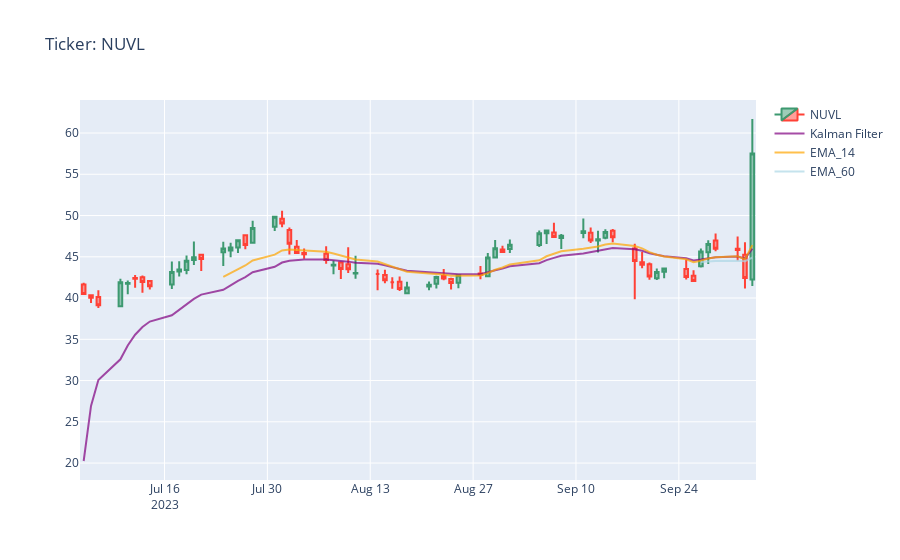
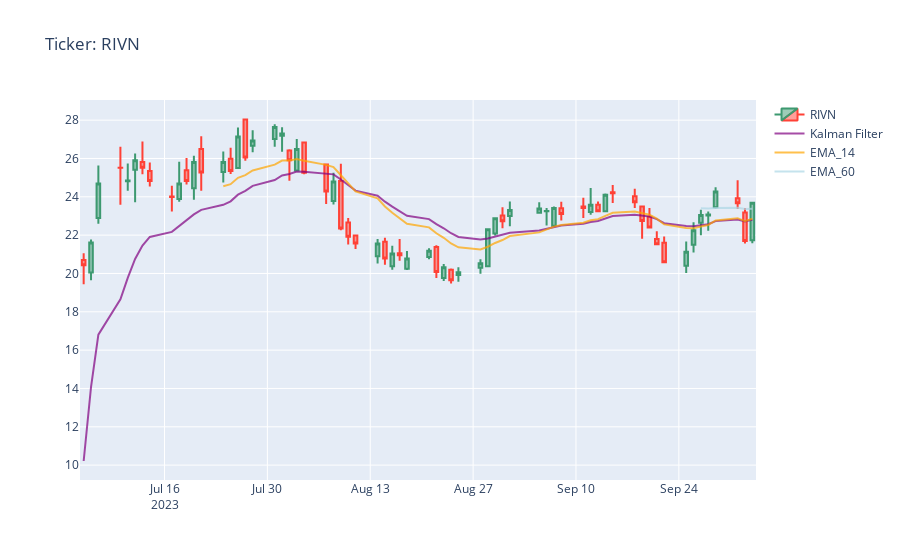
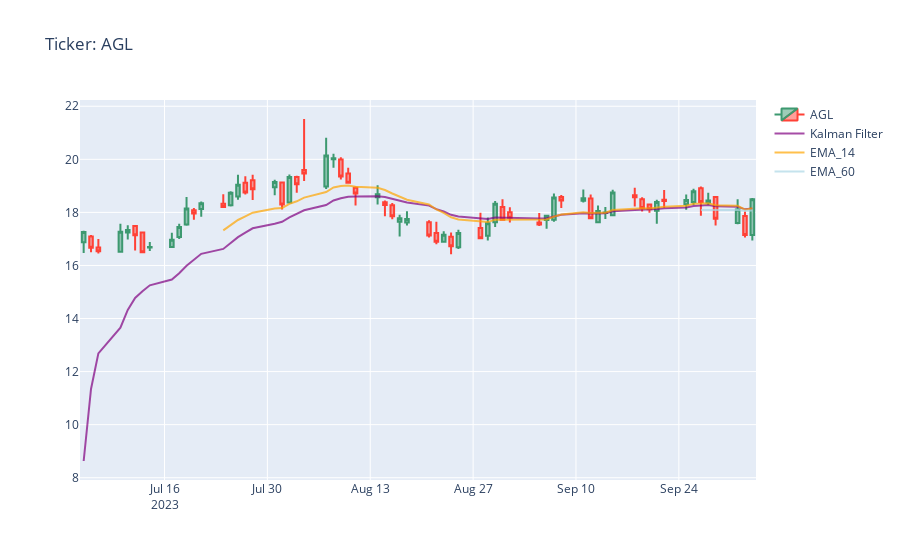
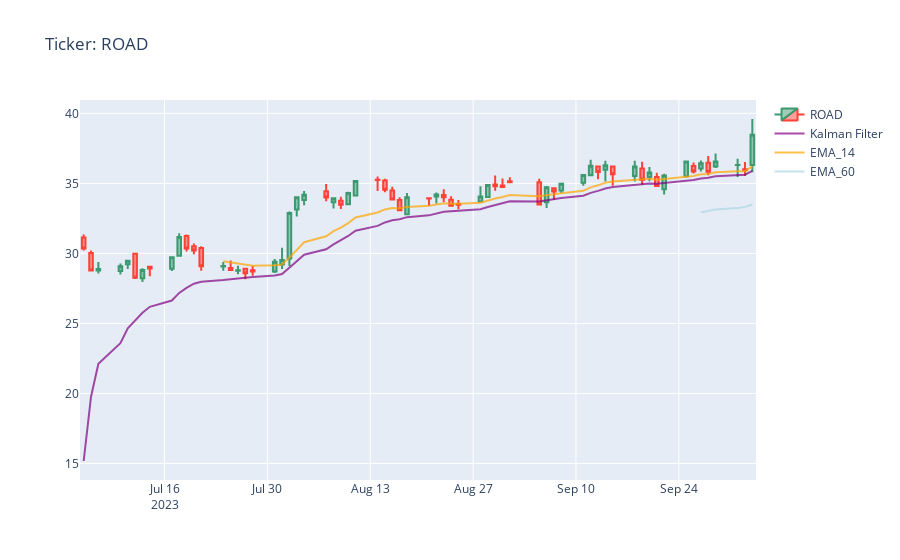

The code cell stored with these charts, in order, in its notebook:
### Markdown cell above
# Today's Top Gainers 
## Including Closing Price, Ichimoku 9 & 26 Day Spans, Choppiness, RSI, & Kalman Forecast Predictors

### Code cell
# Plotly within a double nested for-loop. 
# This pulls from Yahoo's Gainers first page, then implements technical indicators to output 
from plotly.offline import init_notebook_mode, iplot
init_notebook_mode(connected=True)

# Pull Yahoo's Top Gainers of Today
url = 'https://finance.yahoo.com/gainers'
headers = {
  'User-Agent': 'Mozilla/5.0 (Windows NT 10.0; rv:91.0) Gecko/20100101 Firefox/91.0'
}

ytext = requests.get(url,headers=headers).text
yroot = lxml.html.fromstring(ytext)
List = []
for x in yroot.xpath('//*[@id="fin-scr-res-table"]//a'):
    List.append({"top_movers":x.attrib['href'].split("/")[-1].split("?")[0]})
List = pd.DataFrame(List)

# calculating plotter
for i,v in [(v,yf.download(tickers=v, period='3mo', interval='1d')) for i,v in List.top_movers.items()]:
    calculate_symbol(v)
    print(f'\n\nTicker: {i}\n\n AMAT &  (EMA_14 > Kalman):',calculate_symbol(v)[8])
    print('~AMAT & ~(EMA_14 > Kalman):',calculate_symbol(v)[9])
    print('\n\nClose:',calculate_symbol(v)[1])
    print('Ichimoku 9-Day Forecast:',calculate_symbol(v)[2])
    print('Ichimoku 26-Day Forecast:',calculate_symbol(v)[3])
    print('Choppiness (%):',calculate_symbol(v)[4])
    print('RSI:',calculate_symbol(v)[5])
    print('Archer MA Trending:',calculate_symbol(v)[6])
    print('EMA14 > Kalman:',calculate_symbol(v)[7])
    print('Low > Kalman:',calculate_symbol(v)[10])
    plot(v.tail(90),i)
